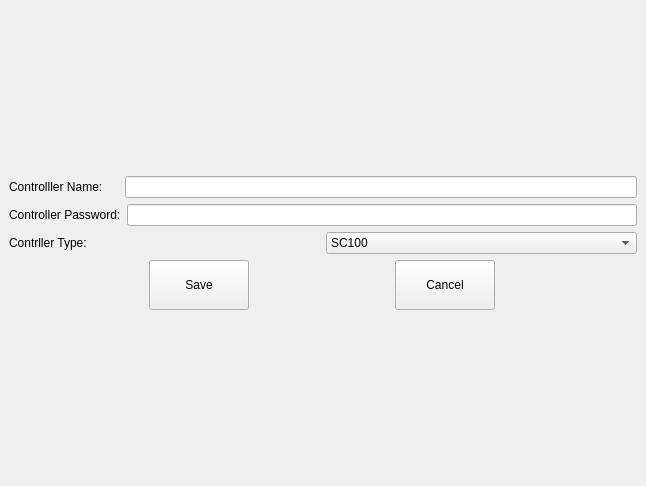
<?xml version="1.0" encoding="UTF-8"?>
<ui version="4.0">
 <class>MainWindow</class>
 <widget class="QMainWindow" name="MainWindow">
  <property name="geometry">
   <rect>
    <x>0</x>
    <y>0</y>
    <width>646</width>
    <height>486</height>
   </rect>
  </property>
  <property name="windowTitle">
   <string>MainWindow</string>
  </property>
  <widget class="QWidget" name="centralwidget">
   <layout class="QVBoxLayout" name="verticalLayout_2">
    <item>
     <layout class="QVBoxLayout" name="verticalLayout">
      <item>
       <layout class="QHBoxLayout" name="horizontalLayout">
        <item>
         <widget class="QLabel" name="label">
          <property name="text">
           <string>Controlller Name:     </string>
          </property>
         </widget>
        </item>
        <item>
         <widget class="QLineEdit" name="lineEdit"/>
        </item>
       </layout>
      </item>
      <item>
       <layout class="QHBoxLayout" name="horizontalLayout_2">
        <item>
         <widget class="QLabel" name="label_2">
          <property name="text">
           <string>Controller Password:</string>
          </property>
         </widget>
        </item>
        <item>
         <widget class="QLineEdit" name="lineEdit_2"/>
        </item>
       </layout>
      </item>
      <item>
       <layout class="QHBoxLayout" name="horizontalLayout_4">
        <item>
         <widget class="QLabel" name="label_3">
          <property name="text">
           <string>Contrller Type:</string>
          </property>
         </widget>
        </item>
        <item>
         <widget class="QComboBox" name="comboBox">
          <item>
           <property name="text">
            <string>SC100</string>
           </property>
          </item>
          <item>
           <property name="text">
            <string>SC10</string>
           </property>
          </item>
         </widget>
        </item>
       </layout>
      </item>
      <item>
       <layout class="QHBoxLayout" name="horizontalLayout_3">
        <item>
         <widget class="QPushButton" name="pushButton_2">
          <property name="minimumSize">
           <size>
            <width>100</width>
            <height>50</height>
           </size>
          </property>
          <property name="maximumSize">
           <size>
            <width>100</width>
            <height>50</height>
           </size>
          </property>
          <property name="text">
           <string>Save</string>
          </property>
         </widget>
        </item>
        <item>
         <widget class="QPushButton" name="pushButton">
          <property name="minimumSize">
           <size>
            <width>100</width>
            <height>50</height>
           </size>
          </property>
          <property name="maximumSize">
           <size>
            <width>100</width>
            <height>50</height>
           </size>
          </property>
          <property name="text">
           <string>Cancel</string>
          </property>
         </widget>
        </item>
       </layout>
      </item>
     </layout>
    </item>
   </layout>
  </widget>
  <action name="actionUpdate">
   <property name="text">
    <string>Update</string>
   </property>
  </action>
  <action name="actionClose">
   <property name="text">
    <string>Close</string>
   </property>
  </action>
  <action name="actionSave_System_And_Project">
   <property name="text">
    <string>Save System And Project</string>
   </property>
  </action>
  <action name="actionSave_System">
   <property name="text">
    <string>Save System</string>
   </property>
  </action>
  <action name="actionSave_Project">
   <property name="text">
    <string>Save Project</string>
   </property>
  </action>
  <action name="actionReset_Sytem_And_Project">
   <property name="text">
    <string>Reset Sytem And Project</string>
   </property>
  </action>
  <action name="actionReset_Sytem">
   <property name="text">
    <string>Reset Sytem</string>
   </property>
  </action>
  <action name="actionReset_Project">
   <property name="text">
    <string>Reset Project</string>
   </property>
  </action>
  <action name="actionConfiguration">
   <property name="text">
    <string>Configuration</string>
   </property>
  </action>
 </widget>
 <resources/>
 <connections/>
</ui>
